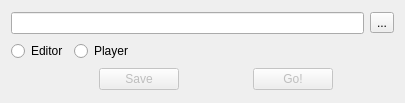
<?xml version="1.0" encoding="UTF-8"?>
<ui version="4.0">
 <class>CClient</class>
 <widget class="QDialog" name="CClient">
  <property name="geometry">
   <rect>
    <x>0</x>
    <y>0</y>
    <width>405</width>
    <height>103</height>
   </rect>
  </property>
  <property name="minimumSize">
   <size>
    <width>405</width>
    <height>103</height>
   </size>
  </property>
  <property name="maximumSize">
   <size>
    <width>405</width>
    <height>103</height>
   </size>
  </property>
  <property name="windowTitle">
   <string>CClient</string>
  </property>
  <layout class="QGridLayout" name="gridLayout">
   <item row="0" column="0">
    <layout class="QHBoxLayout" name="horizontalLayout_2">
     <item>
      <widget class="QLineEdit" name="path"/>
     </item>
     <item>
      <widget class="QToolButton" name="load_tbu">
       <property name="whatsThis">
        <string>Load by path</string>
       </property>
       <property name="text">
        <string>...</string>
       </property>
      </widget>
     </item>
    </layout>
   </item>
   <item row="1" column="0">
    <layout class="QHBoxLayout" name="horizontalLayout_3">
     <item>
      <widget class="QRadioButton" name="editor_rbu">
       <property name="text">
        <string>Editor</string>
       </property>
      </widget>
     </item>
     <item>
      <widget class="QRadioButton" name="player_rbu">
       <property name="text">
        <string>Player</string>
       </property>
      </widget>
     </item>
     <item>
      <spacer name="horizontalSpacer_4">
       <property name="orientation">
        <enum>Qt::Horizontal</enum>
       </property>
       <property name="sizeHint" stdset="0">
        <size>
         <width>188</width>
         <height>20</height>
        </size>
       </property>
      </spacer>
     </item>
    </layout>
   </item>
   <item row="2" column="0">
    <layout class="QHBoxLayout" name="horizontalLayout">
     <item>
      <spacer name="horizontalSpacer_2">
       <property name="orientation">
        <enum>Qt::Horizontal</enum>
       </property>
       <property name="sizeHint" stdset="0">
        <size>
         <width>88</width>
         <height>20</height>
        </size>
       </property>
      </spacer>
     </item>
     <item>
      <widget class="QPushButton" name="save_pbu">
       <property name="enabled">
        <bool>false</bool>
       </property>
       <property name="text">
        <string>Save</string>
       </property>
      </widget>
     </item>
     <item>
      <spacer name="horizontalSpacer">
       <property name="orientation">
        <enum>Qt::Horizontal</enum>
       </property>
       <property name="sizeHint" stdset="0">
        <size>
         <width>68</width>
         <height>20</height>
        </size>
       </property>
      </spacer>
     </item>
     <item>
      <widget class="QPushButton" name="go_pbu">
       <property name="enabled">
        <bool>false</bool>
       </property>
       <property name="text">
        <string>Go!</string>
       </property>
       <property name="checkable">
        <bool>false</bool>
       </property>
       <property name="autoDefault">
        <bool>true</bool>
       </property>
       <property name="default">
        <bool>false</bool>
       </property>
       <property name="flat">
        <bool>false</bool>
       </property>
      </widget>
     </item>
     <item>
      <spacer name="horizontalSpacer_3">
       <property name="orientation">
        <enum>Qt::Horizontal</enum>
       </property>
       <property name="sizeHint" stdset="0">
        <size>
         <width>40</width>
         <height>20</height>
        </size>
       </property>
      </spacer>
     </item>
    </layout>
   </item>
  </layout>
 </widget>
 <layoutdefault spacing="6" margin="11"/>
 <resources/>
 <connections/>
</ui>
